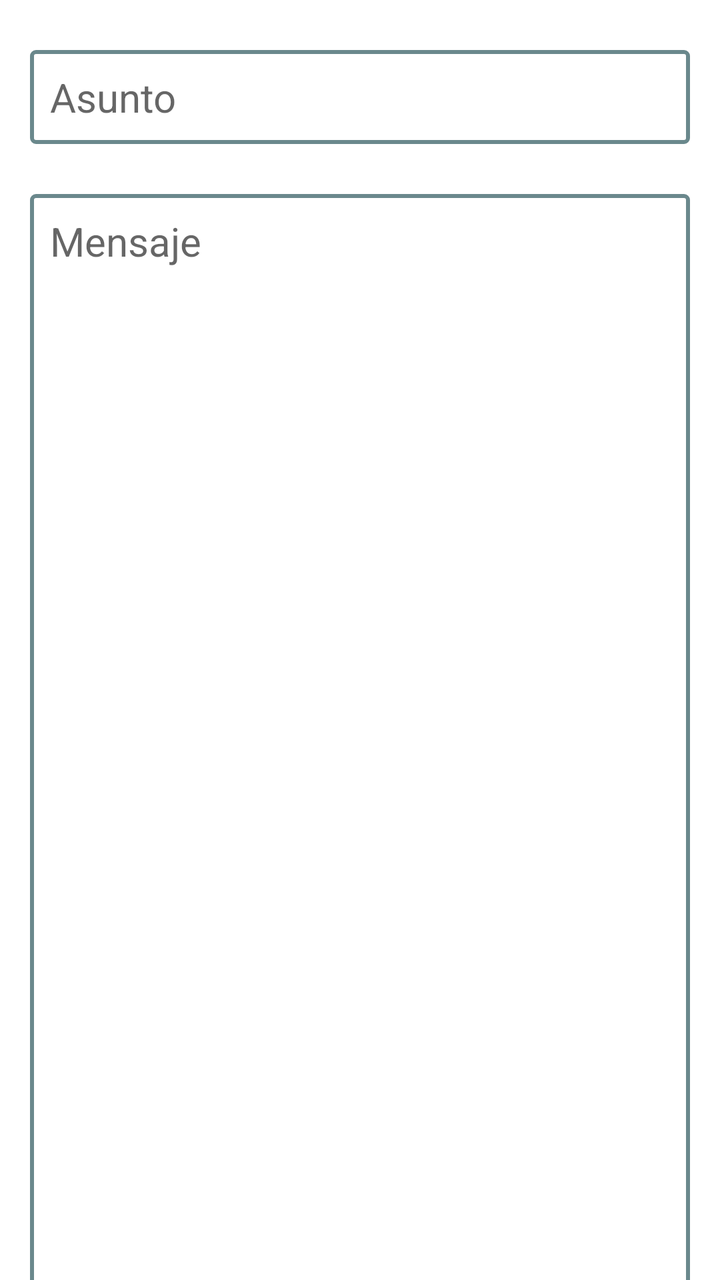
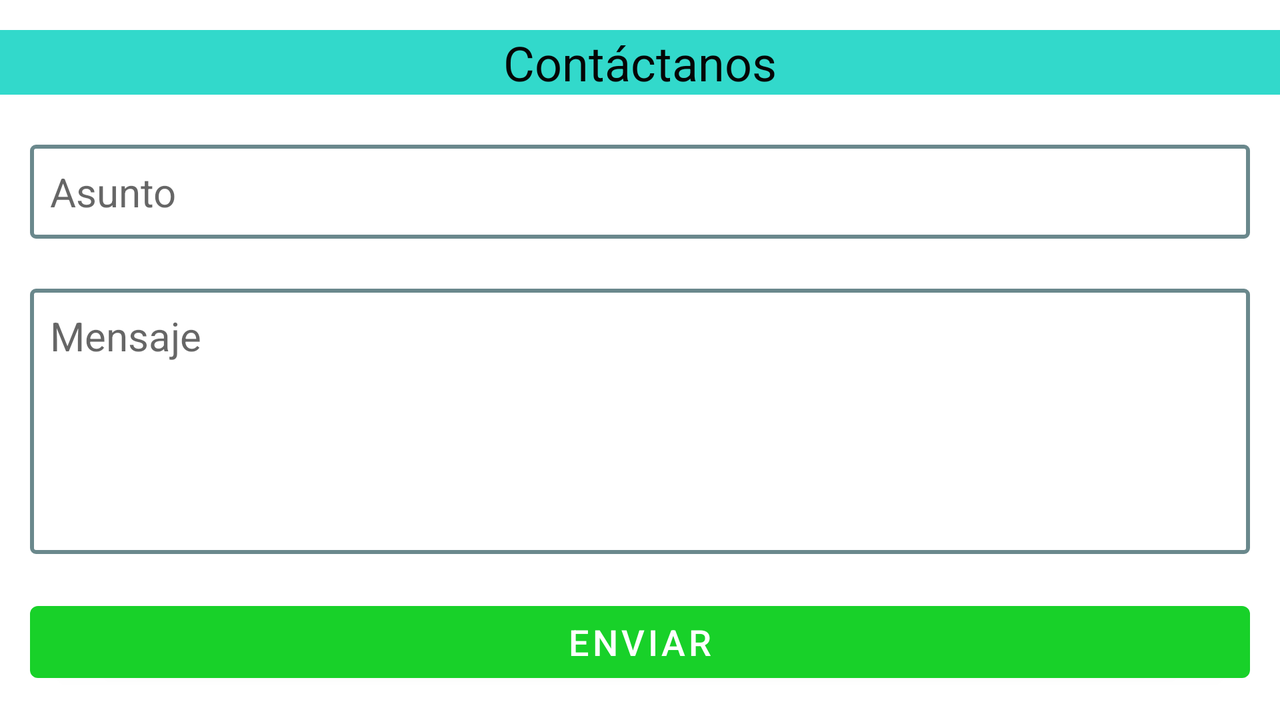

Compare how this app lays out the same screen by default and in its alternative resource folder. The renders come first, then the two layout files and the values they reference.
<!-- AndroidManifest.xml: application theme Theme.AgroSmart -->
<!-- res/layout/fragment_contact.xml -->
<?xml version="1.0" encoding="utf-8"?>
<LinearLayout
    xmlns:android="http://schemas.android.com/apk/res/android"
    xmlns:app="http://schemas.android.com/apk/res-auto"
    xmlns:tools="http://schemas.android.com/tools"
    android:layout_width="match_parent"
    android:layout_height="match_parent"
    android:orientation="vertical">


        <EditText
            android:id="@+id/edt_subject"
            android:layout_width="match_parent"
            android:layout_height="wrap_content"
            android:hint="@string/text_subject"
            android:textSize="20sp"
            android:padding="10dp"
            android:layout_marginTop="25dp"
            android:layout_marginLeft="15dp"
            android:layout_marginRight="15dp"
            android:background="@drawable/bg_round">
        </EditText>

        <EditText
            android:id="@+id/edt_message"
            android:layout_width="match_parent"
            android:layout_height="550dp"
            android:hint="@string/text_message"
            android:textSize="20sp"
            android:padding="10dp"
            android:layout_marginTop="25dp"
            android:gravity="top"
            android:layout_marginLeft="15dp"
            android:layout_marginRight="15dp"
            android:background="@drawable/bg_round">

        </EditText>
        <Button
            android:id="@+id/btnSend"
            android:layout_width="match_parent"
            android:layout_height="45dp"
            android:layout_marginTop="20dp"
            android:text="@string/btn_send"
            android:textColor="#FFF"
            android:layout_marginLeft="15dp"
            android:layout_marginRight="15dp"
            android:layout_marginBottom="15dp"
            android:textSize="18sp" />
</LinearLayout>
<!-- resources referenced by this layout -->
<resources>
  <!-- drawable bg_round (drawable) -->
  <?xml version="1.0" encoding="utf-8"?>
  <shape xmlns:android="http://schemas.android.com/apk/res/android"
      android:shape="rectangle">
  
      <solid android:color="@android:color/transparent"/>
      <corners android:radius="2dp"/>
      <stroke android:width="2dp" android:color="@color/colorGray"/>
  
  </shape>
  <string name="btn_send">Enviar</string>
  <string name="text_message">Mensaje</string>
  <string name="text_subject">Asunto</string>
  <style name="Theme.AgroSmart" parent="Theme.MaterialComponents.DayNight.DarkActionBar">
          
          <item name="colorPrimary">#18D129</item>
          <item name="colorPrimaryVariant">@color/colorPrimary</item>
          <item name="colorOnPrimary">@color/white</item>
          
          <item name="colorSecondary">#32d9cb</item>
          <item name="colorSecondaryVariant">@color/colorAccent</item>
          <item name="colorOnSecondary">@color/black</item>
          
          <item name="android:statusBarColor" tools:targetApi="l">?attr/colorPrimaryVariant</item>
          
      </style>
  <color name="colorGray">#6a888c</color>
  <color name="colorPrimary">#18D129</color>
  <color name="white">#FFFFFFFF</color>
  <color name="colorAccent">#FF0000</color>
  <color name="black">#FF000000</color>
</resources>
<!-- res/layout-land/fragment_contact.xml (the repository's variant of the layout above) -->
<!-- drawn on the phone turned sideways -->
<?xml version="1.0" encoding="utf-8"?>
<LinearLayout
    xmlns:android="http://schemas.android.com/apk/res/android"
    xmlns:app="http://schemas.android.com/apk/res-auto"
    xmlns:tools="http://schemas.android.com/tools"
    android:layout_width="match_parent"
    android:layout_height="match_parent"
    android:orientation="vertical">

        <TextView
            android:id="@+id/textViewContact"
            android:layout_width="match_parent"
            android:layout_height="wrap_content"
            android:text="@string/textViewContact"
            android:textAlignment="center"
            android:textColor="#050505"
            android:textSize="24sp"
            android:layout_marginTop="15dp"
            android:background="@color/colorPrimaryDark"
            app:layout_constraintTop_toTopOf="parent"/>


        <EditText
            android:id="@+id/edt_subject"
            android:layout_width="match_parent"
            android:layout_height="wrap_content"
            android:hint="@string/text_subject"
            android:textSize="20sp"
            android:padding="10dp"
            android:layout_marginTop="25dp"
            android:layout_marginLeft="15dp"
            android:layout_marginRight="15dp"
            android:background="@drawable/bg_round">
        </EditText>

        <EditText
            android:id="@+id/edt_message"
            android:layout_width="match_parent"
            android:layout_height="wrap_content"
            android:layout_weight="1"
            android:hint="@string/text_message"
            android:textSize="20sp"
            android:padding="10dp"
            android:layout_marginTop="25dp"
            android:gravity="top"
            android:layout_marginLeft="15dp"
            android:layout_marginRight="15dp"
            android:background="@drawable/bg_round">

        </EditText>
        <Button
            android:id="@+id/btnSend"
            android:layout_width="match_parent"
            android:layout_height="wrap_content"
            android:layout_marginTop="20dp"
            android:text="@string/btn_send"
            android:textColor="#FFF"
            android:layout_marginLeft="15dp"
            android:layout_marginRight="15dp"
            android:layout_marginBottom="15dp"
            android:textSize="18sp" />
</LinearLayout>
<!-- resources referenced by the variant -->
<!-- as the phone turned sideways resolves them -->
<resources>
  <color name="colorPrimaryDark">#32d9cb</color>
  <!-- drawable bg_round (drawable) -->
  <?xml version="1.0" encoding="utf-8"?>
  <shape xmlns:android="http://schemas.android.com/apk/res/android"
      android:shape="rectangle">
  
      <solid android:color="@android:color/transparent"/>
      <corners android:radius="2dp"/>
      <stroke android:width="2dp" android:color="@color/colorGray"/>
  
  </shape>
  <string name="btn_send">Enviar</string>
  <string name="textViewContact">Contáctanos</string>
  <string name="text_message">Mensaje</string>
  <string name="text_subject">Asunto</string>
  <style name="Theme.AgroSmart" parent="Theme.MaterialComponents.DayNight.DarkActionBar">
          
          <item name="colorPrimary">#18D129</item>
          <item name="colorPrimaryVariant">@color/colorPrimary</item>
          <item name="colorOnPrimary">@color/white</item>
          
          <item name="colorSecondary">#32d9cb</item>
          <item name="colorSecondaryVariant">@color/colorAccent</item>
          <item name="colorOnSecondary">@color/black</item>
          
          <item name="android:statusBarColor" tools:targetApi="l">?attr/colorPrimaryVariant</item>
          
      </style>
  <color name="colorGray">#6a888c</color>
  <color name="colorPrimary">#18D129</color>
  <color name="white">#FFFFFFFF</color>
  <color name="colorAccent">#FF0000</color>
  <color name="black">#FF000000</color>
</resources>
